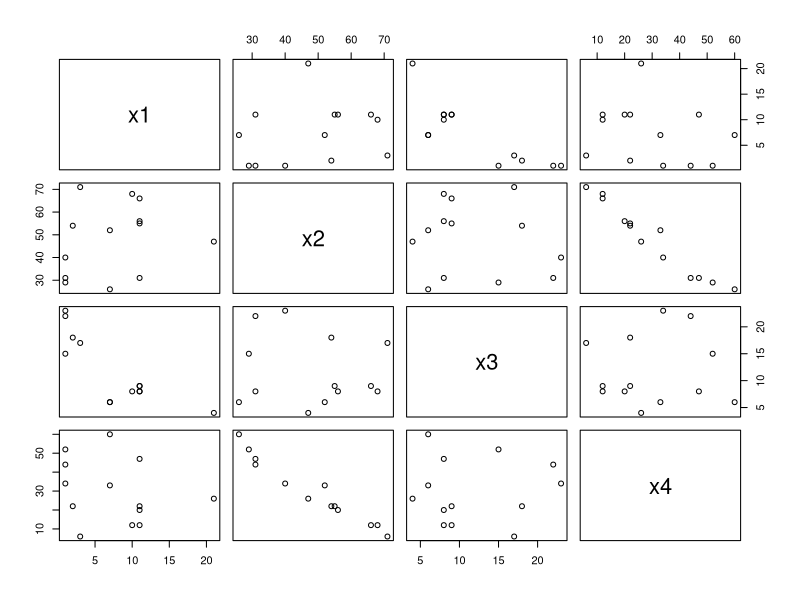

Write the R code that produced this figure.
# 4.5 RIDGE REGRESSION
# activity using hald dataset

library(glmnet)

hald <- read.table("hald.txt")
hald

# 1 identify multicollinearity

pairs(hald[,-1])
cor(hald[,-1])

# there may be relationships between x1 and x3, and x2 and x4
# confirmed by examining correlation matrix
# therefore possible collinearity but not multicollinearity

# 2

# standardise y
y <- (hald$y - mean(hald$y)) / sqrt(var(hald$y))

# now standardise x
X <- as.matrix(hald[, -1])

n <- length(y)
x.means <- apply(X, MARGIN = 2, FUN = mean)
x.vars <- apply(X, MARGIN = 2, FUN = var)
x.sds <- sqrt(x.vars)

X1 <- X - matrix(rep(x.means, times=n), nrow=n, byrow = TRUE) # subtract column mean from every value
X2 <- X1 %*% diag(1/x.sds) # X2 is the standardised X

# augment both X2 and y

lambda <- 0.02

X.aug <- rbind(X2, sqrt(lambda)*diag(4))
y.aug <- c(y, rep(0, times=4))

# fit a linear model

m <- lm(y.aug ~ X.aug - 1)
m$coefficients

# now fit a ridge regression and compare coefficients to the lm coeffs

rr <- glmnet(X2, y, alpha=0, lambda = 0.02, standardize = FALSE) # already standardised

rr$beta
rr$a0

# result: similar; not inconsistent with each other


